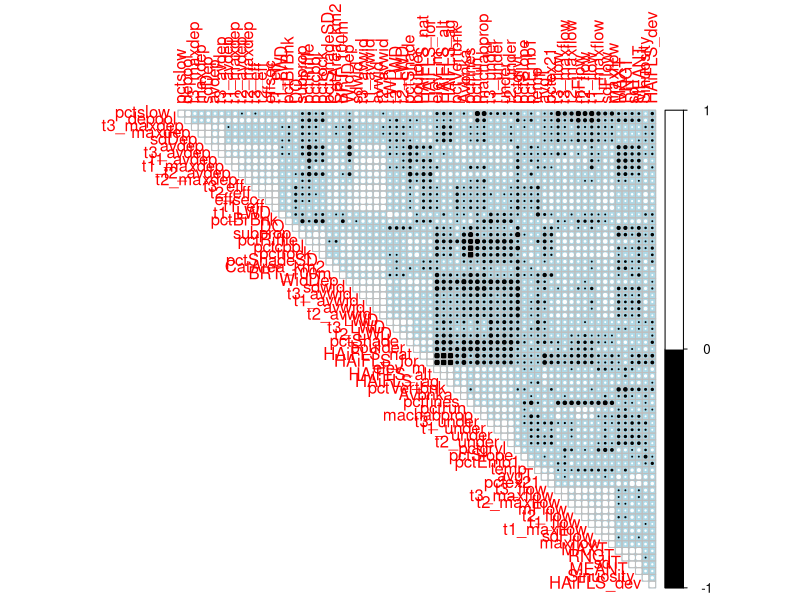

The R source for this figure:
##############################################################################################################################

# Create an RMARK ready dataframe for Brook Trout
# Combine current Environmental Covariates and Brook Trout Encounter history
#   > trim covariates to those with biologically/ecologically relevant a priori hypotheses
#   > run correlation tests on covariates to know which predictor variables should and should not be included wthin same model

##############################################################################################################################

library(tidyverse)
library(skimr)
library(ggplot2)

#read in Brook Trout encounter history and environmental covariates

Brk <- read_csv("Data/Thesis/Tidy/BKT_EncHist.csv", col_names = T)
covars <- read_csv("Data/Thesis/Tidy/enviro_tidy.csv", col_names = T)
fishdat <- read_csv("Data/Thesis/Tidy/tidyfish1.csv", col_names = T)


#----------------------------------------------------------------------
#need BRT CPUE as covariate
#first we need to create new vector just for BRT_ab

trutta <- fishdat %>%
  unite(newID, c(HUC8, site),sep = "_", remove = F)%>%
  select(newID, BRT_ab)

#rename to common identifiers
trutta[46,1] <- "UPI_201"
trutta[47,1] <- "UPI_202"
trutta[117,1] <- "YEL_97b"

#remove fishless and non-randomly selected sites
trutta <- trutta %>%
  filter(!newID %in% c("UPI_29", "UPI_165", "YEL_33", "YEL_98"))

#join with other covariates -- run lines below **FIRST!**
hab <- covars%>%
  unite(newID, c(HUC8, Site),sep = "_", remove = F)
habby <- left_join(hab, trutta, by = "newID")
habby <- habby %>%
  mutate(SampleRch = (RchLen*3)) %>%
  mutate(BRT_100m = (BRT_ab/SampleRch)*100)

#---------------------------------------------------------------------
#create reduced Brook Trout encounter history tbl
enc <- Brk %>%
  unite(newID, c(HUC8, site),sep = "_", remove = F)%>%
  select(EncHist, newID)%>%
  rename(ch = EncHist)
enc[96,2] <- "YEL_97b"

#join and remove identifiers and covariates unrelated to hypotheses
names(habby)
habby <- habby %>%
  select(-uid, -HUC8, -Site, -Order, -SegLen, -RchLen, -pH, -pctclay, -pctsilt, -pctsand, -pctbldr, 
         -FWD) %>%
  select(-BRT_ab, -SampleRch)


########################################################
#merged data
brook <- full_join(enc, habby, by = "newID")
########################################################

#inspect correlations between covariates
#install.packages("corrplot")
library(corrplot)

#correlation test
c <- cor(brook[,3:73])
head(round(c,2)) 


#round down
cround <- round(c,3)

#visualize these correlations
corrplot(c, type = "upper", order = "hclust", col = c("black", "white"),
         bg="lightblue")

#--------------------------------------------------------------------------
#extract high and low values
i=1
j=1
k=1

corr <- data.frame(var1 = character(),
                   var2 = character(),
                   corr = character(),
                   stringsAsFactors = F)

for(i in 1:nrow(cround)){
  for(j in 1:ncol(cround)){
    if(cround[i,j]>.6 | cround[i,j] < -.6){
      corr[k,1] <- as.character(row.names(cround)[i])
      corr[k,2] <- as.character(colnames(cround)[j])
      corr[k,3] <- as.character(cround[i,j])
      k = k+1
    }
  }
}
#-------------------------------------------------------------------------

#remove rows where variables are compared with themselves
correfilt <- corr%>%
  filter(var1 != var2)


###########################################################################
#Write CSV's

#RMARK dataframe
write.csv(brook,"Data/Thesis/Tidy/BKT_occDF_RMARK.csv", row.names = F)

#Correlation's Over .6
write.csv(correfilt,"Data/Thesis/Tidy/StrCorrelations_Covariates.csv", row.names = F)
